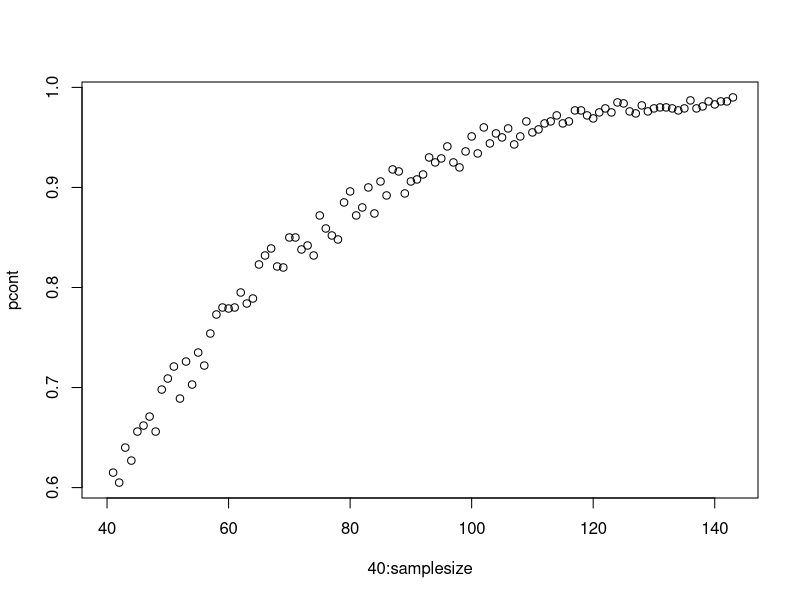
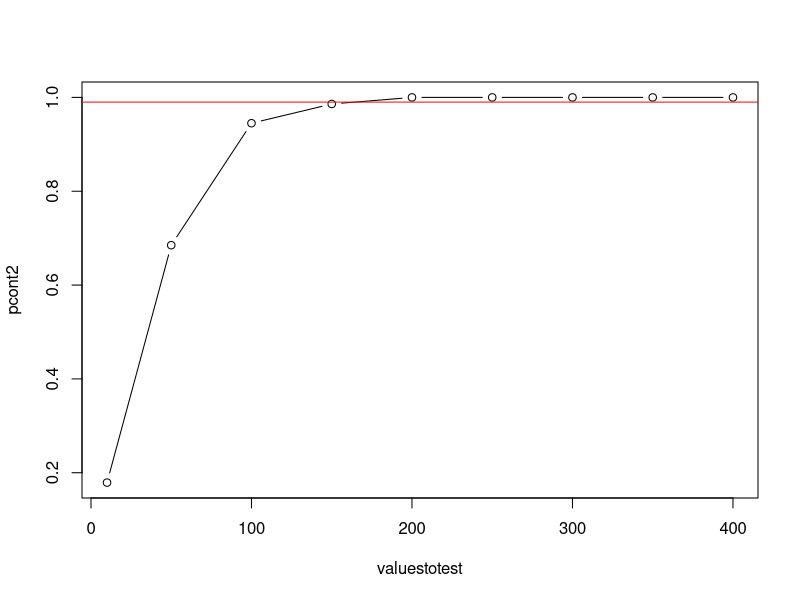

The R source for these figures, in order:
## ---- chunk 1
set.seed(123) # random seed to make code reproducible
samplesize <- 40
sampdiff <- 0.5
samp1 <- rnorm(n = samplesize, mean = 0, sd = 1) #random numbers following normal 
#distribution of mean 0 and standard deviation 1
samp2 <- rnorm(n = samplesize, mean = sampdiff, sd = 1)
## ---- chunk 2
testres <- t.test(samp1, samp2)
testres$p.value
## ---- chunk 3
nbsimul <- 1000
set.seed(123) # random seed to make code reproducible
samplesize <- 40
sampdiff <- 0.5
storepvalues <- vector(length = nbsimul)
for (i in 1:nbsimul)
{
  samp1 <- rnorm(n = samplesize, mean = 0, sd = 1) 
  samp2 <- rnorm(n = samplesize, mean = sampdiff, sd = 1)
  testres <- t.test(samp1, samp2)
  storepvalues[i] <- testres$p.value # store the pvalue from this data set test
}
## ---- chunk 4
mean(storepvalues<0.05)
## ---- chunk 5
nbsimul <- 1000
set.seed(123) # random seed to make code reproducible
samplesize <- 40
pcont <- vector()
j <- 1
power <- 0.596
sampdiff <- 0.5
while(power<0.99)
{
  print(x = paste0("Sample size ", samplesize, " is not sufficient, power is only ", power))
  samplesize <- samplesize + 1
  storepvalues <- vector(length = nbsimul)
  for (i in 1:nbsimul)
  {
    samp1 <- rnorm(n = samplesize, mean = 0, sd = 1) 
    samp2 <- rnorm(n = samplesize, mean = sampdiff, sd = 1)
    testres <- t.test(samp1, samp2)
    storepvalues[i] <- testres$p.value # store the pvalue from this data set test
  }
  power <- mean(storepvalues<0.05)
  j <- j+1
  pcont[j] <- power
}

samplesize

plot(pcont, x=40:samplesize)
## ---- chunk 6
valuestotest <- c(10, 50, 100, 150, 200, 250, 300, 350, 400)
pcont2 <- vector(length = length(valuestotest))
power <- 0
for (j in 1:length(valuestotest))
{
  samplesize <- valuestotest[j]
  storepvalues <- vector(length = nbsimul)
  for (i in 1:nbsimul)
  {
    samp1 <- rnorm(n = samplesize, mean = 0, sd = 1) 
    samp2 <- rnorm(n = samplesize, mean = sampdiff, sd = 1)
    testres <- t.test(samp1, samp2)
    storepvalues[i] <- testres$p.value # store the pvalue from this data set test
  }
  power <- mean(storepvalues<0.05)
  pcont2[j] <- power
}

plot(pcont2, x=valuestotest, type="b")
abline(h=0.99, col="red")

